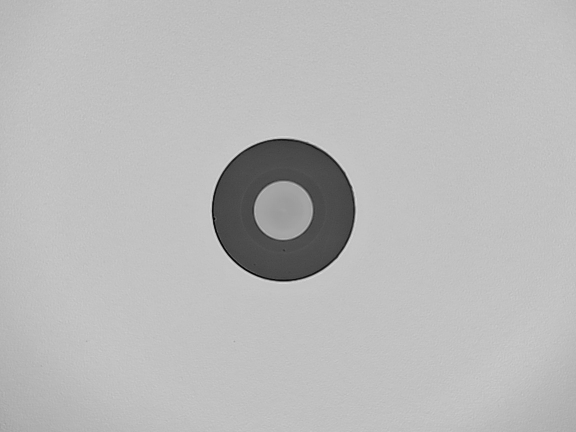
#> input picture samples2/img38.jpg, 1152 x 864 px, found by its file name (shown at 1/2 size)
$ python compare_images.py
#> lines starting #> are read from the running program, lines starting #| are printed output that depends on the picture
import cv2
import numpy as np

# Compare two images side by side
image_path1 = r"C:\Users\Saem1001\Documents\GitHub\OpenCV-Practice\samples2\img38.jpg"
image_path2 = r"C:\Users\Saem1001\Documents\GitHub\OpenCV-Practice\samples2\img38.jpg"  # Change to second image path

img1 = cv2.imread(image_path1)
#> img1 is the input picture: shape (864, 1152, 3); min 0, max 231, mean 185.2
img2 = cv2.imread(image_path2)

if img1 is not None and img2 is not None:
    # Resize images to same height if needed
    h1, w1 = img1.shape[:2]
#> h1 = 864; w1 = 1152
    h2, w2 = img2.shape[:2]
#> h2 = 864; w2 = 1152

    if h1 != h2:
        # Scale to same height
        scale = h1 / h2
        img2 = cv2.resize(img2, (int(w2 * scale), h1))

    # Concatenate horizontally
    combined = np.hstack((img1, img2))
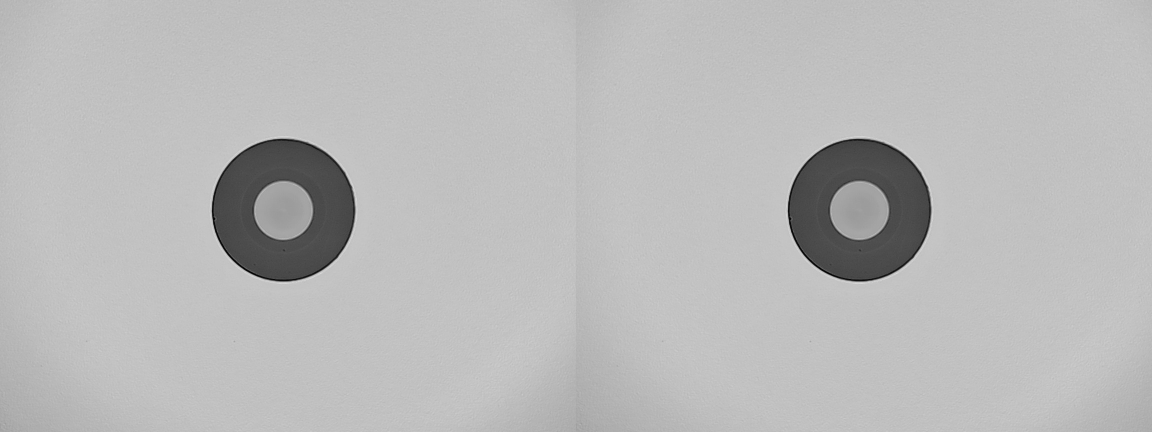
#> combined: shape (864, 2304, 3) (shown at 1/2 size); min 0, max 231, mean 185.2

    cv2.imshow('Comparison', combined)
    cv2.waitKey(0)
    cv2.destroyAllWindows()
else:
    print("Failed to load one or both images")

$ run again, with samples2/img35.jpg copied over samples2/img38.jpg
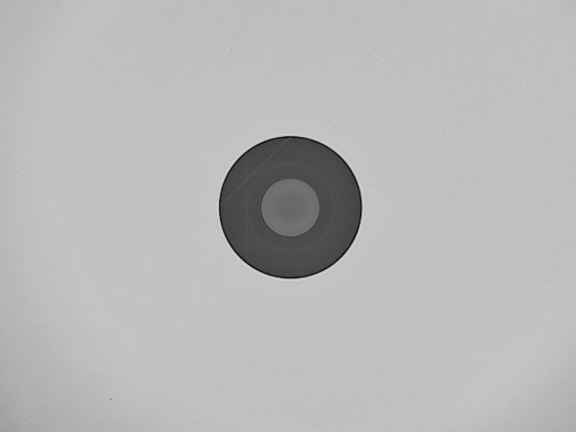
#> input picture samples2/img35.jpg, 1152 x 864 px, found by its file name (shown at 1/2 size)
#> img1 is the input picture: shape (864, 1152, 3); min 7, max 238, mean 183.8
#> `combined = np.hstack((img1, img2))`:
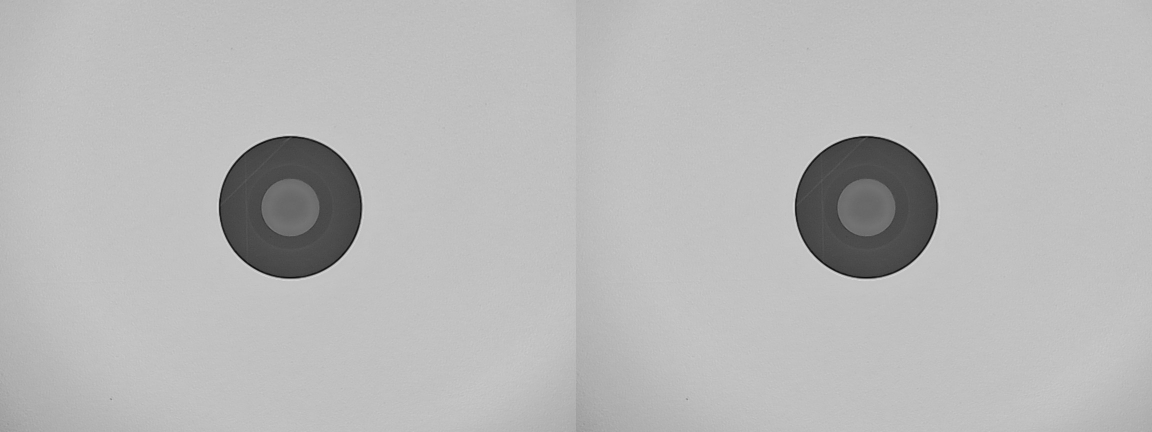
#> combined: shape (864, 2304, 3) (shown at 1/2 size); min 7, max 238, mean 183.8

$ run again, with samples2/img63.jpg copied over samples2/img38.jpg
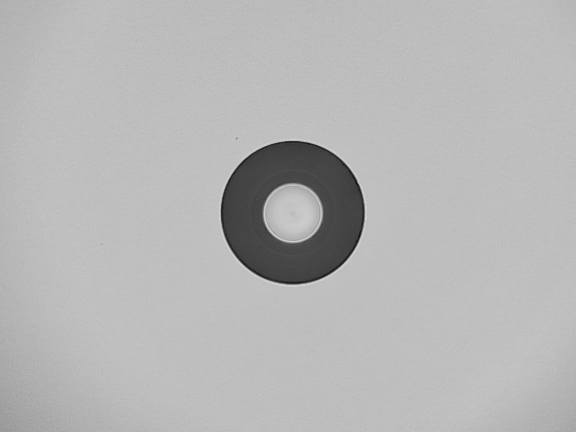
#> input picture samples2/img63.jpg, 1152 x 864 px, found by its file name (shown at 1/2 size)
#> img1 is the input picture: shape (864, 1152, 3); min 3, max 231, mean 182
#> `combined = np.hstack((img1, img2))`:
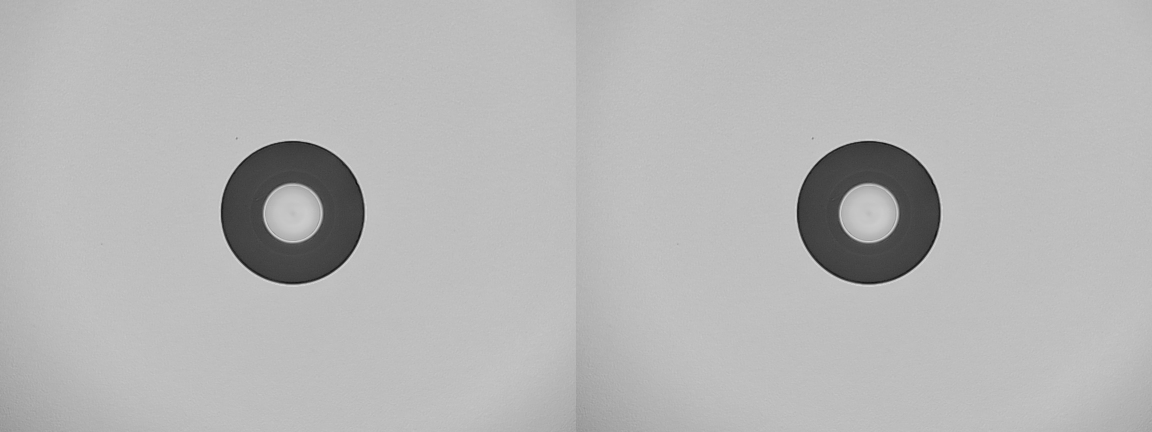
#> combined: shape (864, 2304, 3) (shown at 1/2 size); min 3, max 231, mean 182

$ run again, with samples2/ima12.jpg copied over samples2/img38.jpg
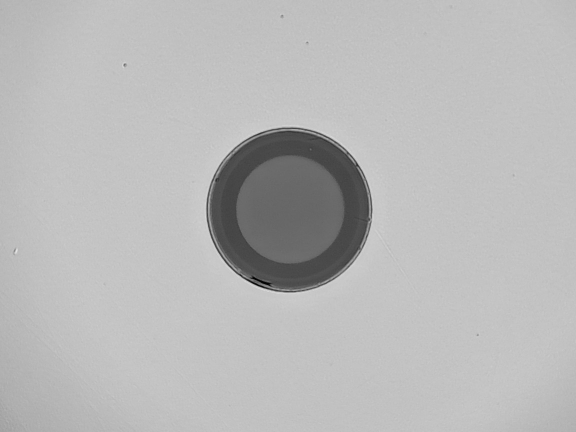
#> input picture samples2/ima12.jpg, 1152 x 864 px, found by its file name (shown at 1/2 size)
#> img1 is the input picture: shape (864, 1152, 3); min 0, max 233, mean 184.3
#> `combined = np.hstack((img1, img2))`:
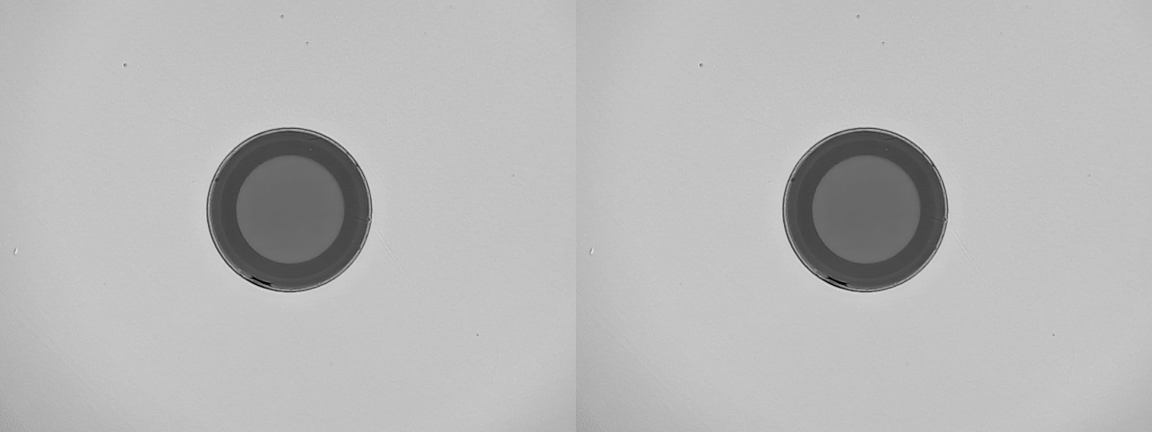
#> combined: shape (864, 2304, 3) (shown at 1/2 size); min 0, max 233, mean 184.3
